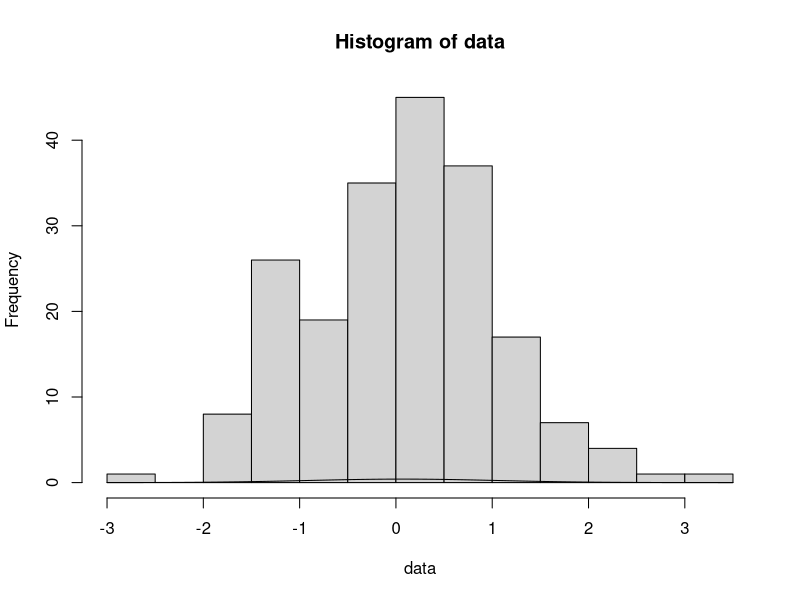
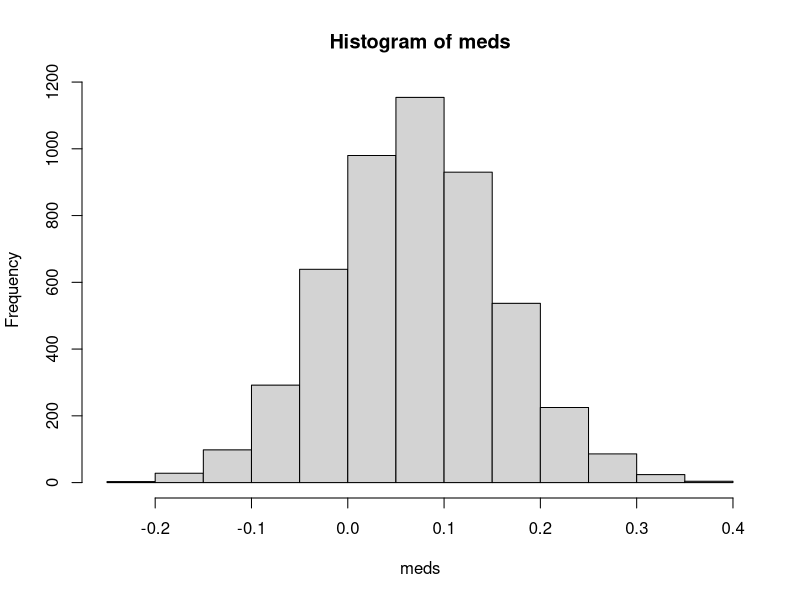

Write R code to recreate these figures, in order.
## ---- chunk 1
library(tidyverse)
## ---- chunk 2
N <- 201

data <- rnorm(N)

median(data)

mle.mean <- mean(data)
mle.sd <- sqrt(((length(data)-1)/length(data))*var(data))

hist(data)
curve(dnorm(x,mle.mean,mle.sd),add = TRUE)
## ---- chunk 3
n <- 1000
meds <- NA

for(i in 1:n){
    re.samp <- rnorm(N,mle.mean,mle.sd)
    meds[i] = median(re.samp)
}

meds = rbeta(5000,101,101) %>% qnorm(mean = mle.mean,sd = mle.sd)

hist(meds)
## ---- chunk 4
ci <- quantile(meds,c(0.025,0.975))

(ci[1] < 0 & ci[2] > 0)
## ---- chunk 5
gen.ci.med <- function(n = 100, N = 201,parm.int = 0){
  data <- rnorm(N)

  median(data)

  mle.mean <- mean(data)
  mle.sd <- sqrt(((length(data)-1)/length(data))*var(data))

  meds = rbeta(n,101,101) %>% qnorm(mean =   mle.mean,sd = mle.sd)
  ci <- quantile(meds,c(0.025,0.975))
  
  return((ci[1] < parm.int & ci[2] > parm.int))
}

ci.contain <- NA
for(i in 1:1000){
  ci.contain[i] <- gen.ci.med()
}

mean(ci.contain)
